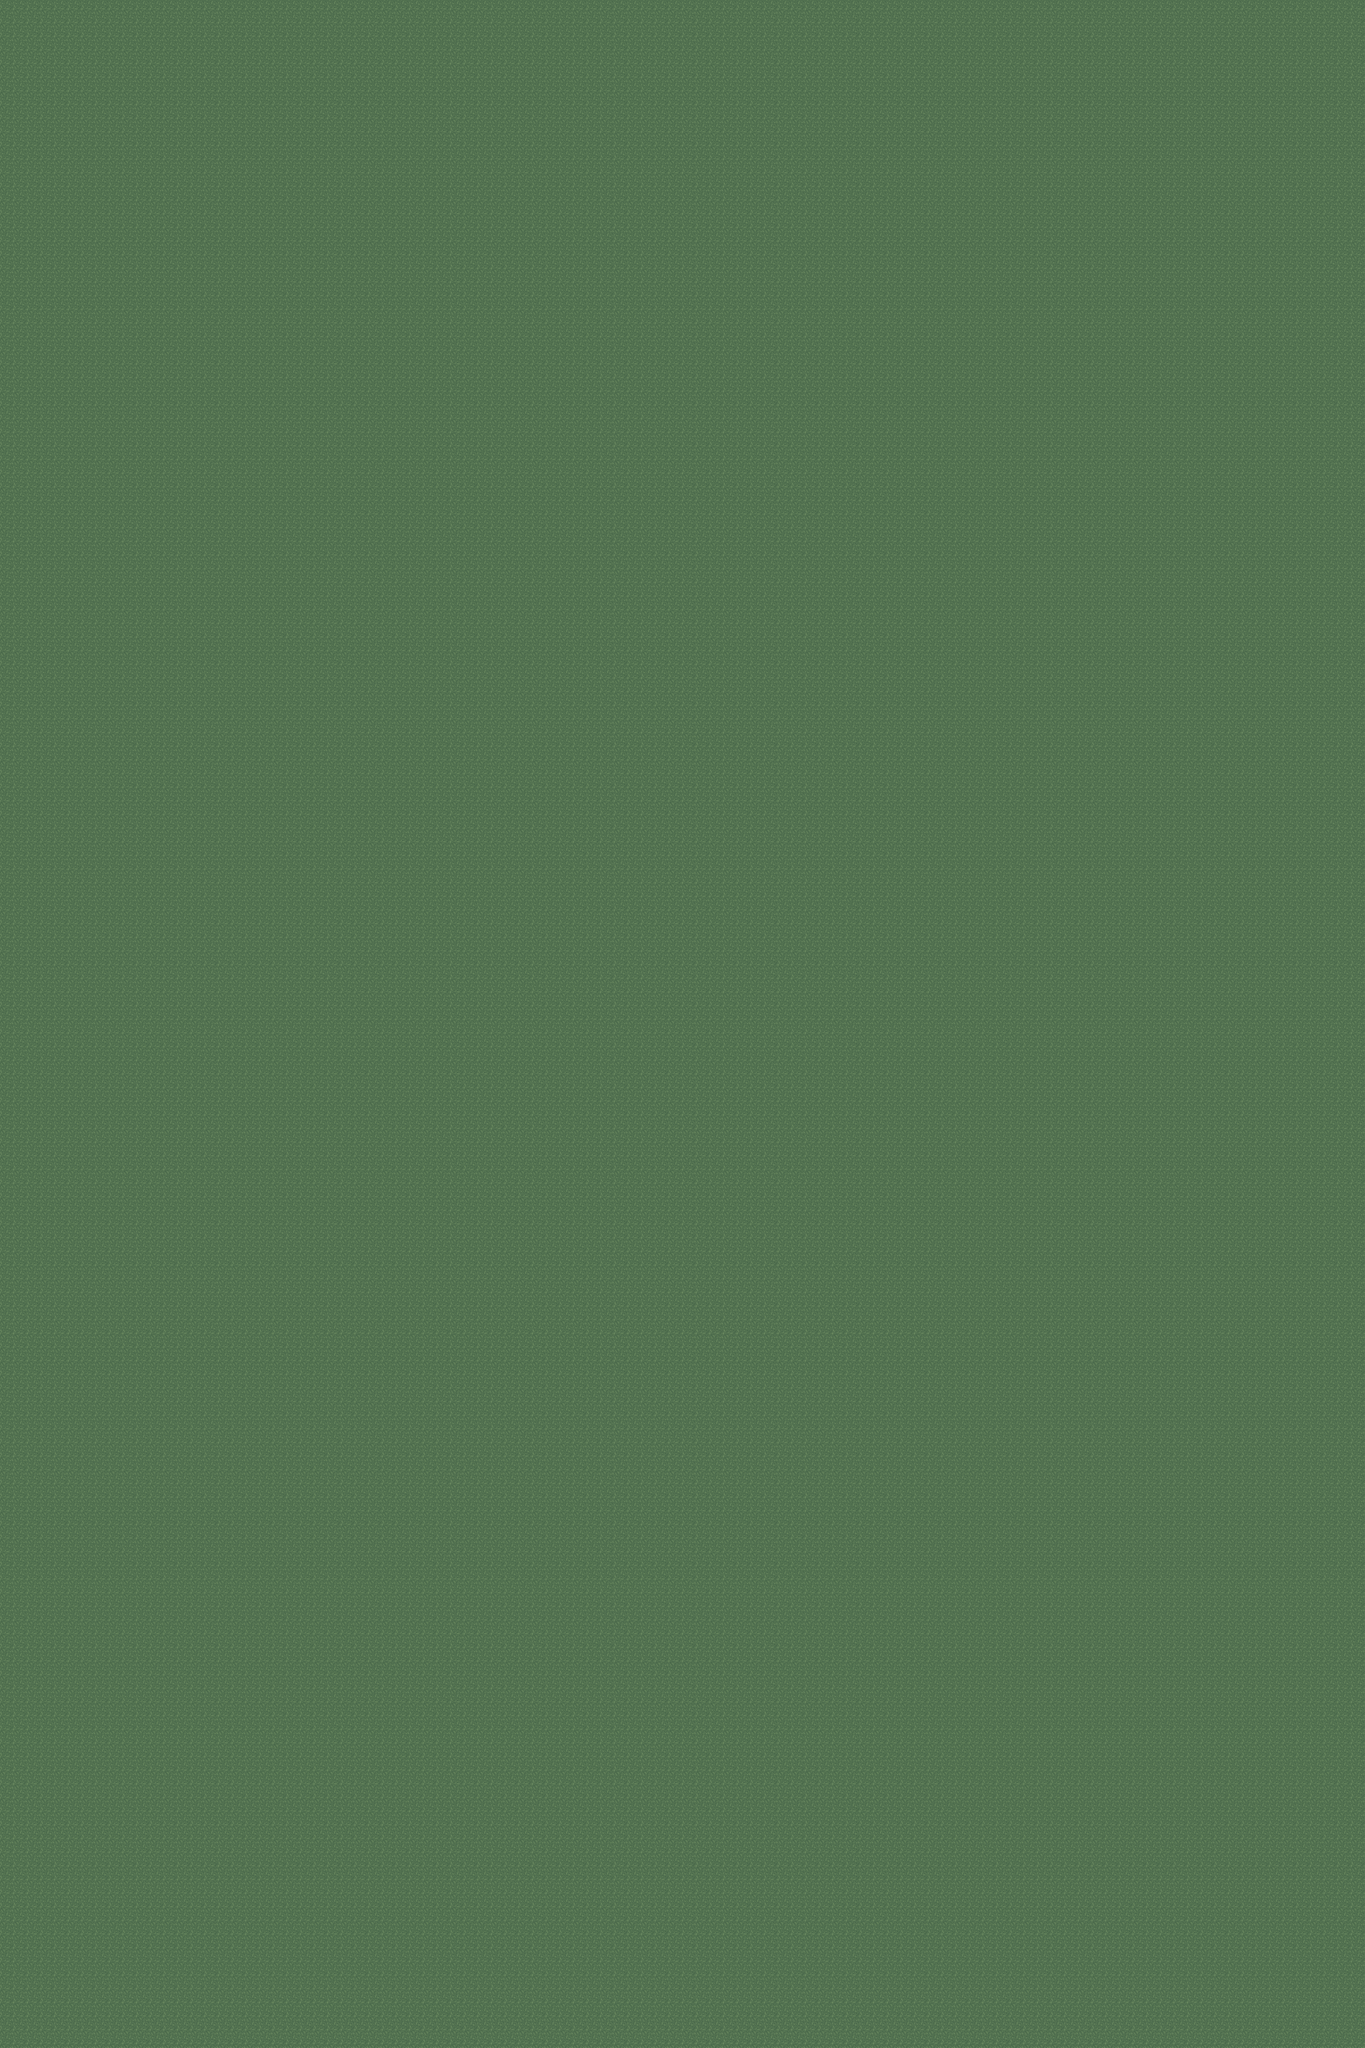

This is a level from a 2D game, rendered from its Tiled map with the project's own tilesets. A one-line summary and the map file follow, with tile-layer data summarised:
An orthogonal 100x150 tile map with 32x32 px tiles, 1 tile layer (Camada de Blocos 1).

<map version="1.10" tiledversion="1.11.0" orientation="orthogonal" renderorder="right-down" width="100" height="150" tilewidth="32" tileheight="32" infinite="0" nextlayerid="2" nextobjectid="1">
 <tileset firstgid="1" source="../tsx/Land.tsx" />
 <layer id="1" name="Camada de Blocos 1" width="100" height="150">
  <data>[15000 cells, 15000 non-empty, 1 distinct tile ids]</data>
 </layer>
</map>
